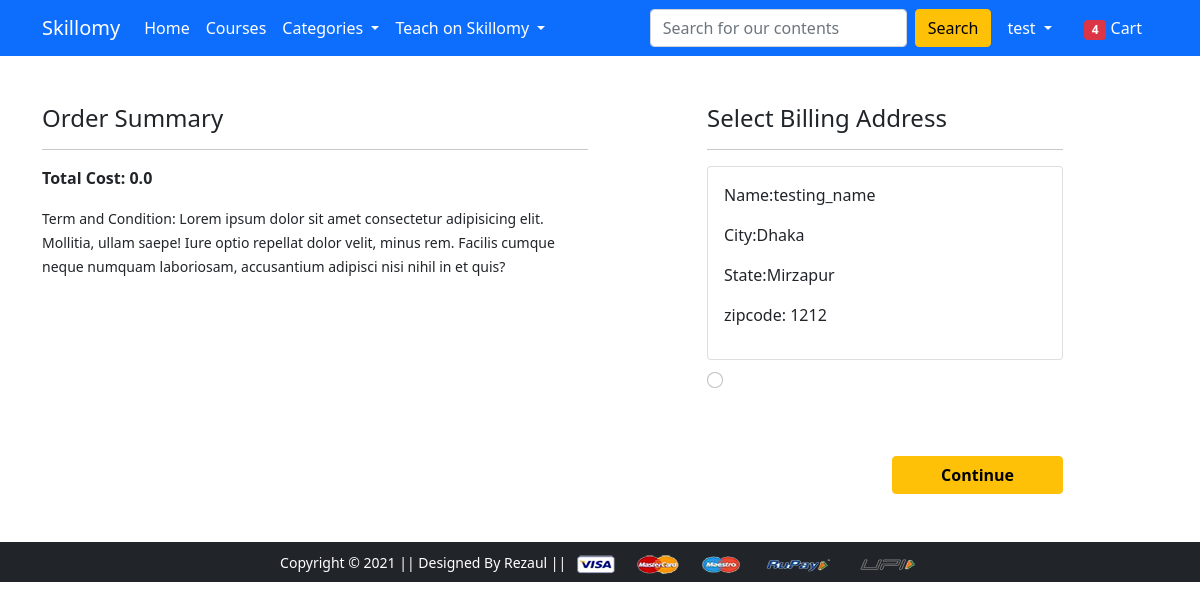
/checkout/ (signed in), run on an earlier commit of the app's database.
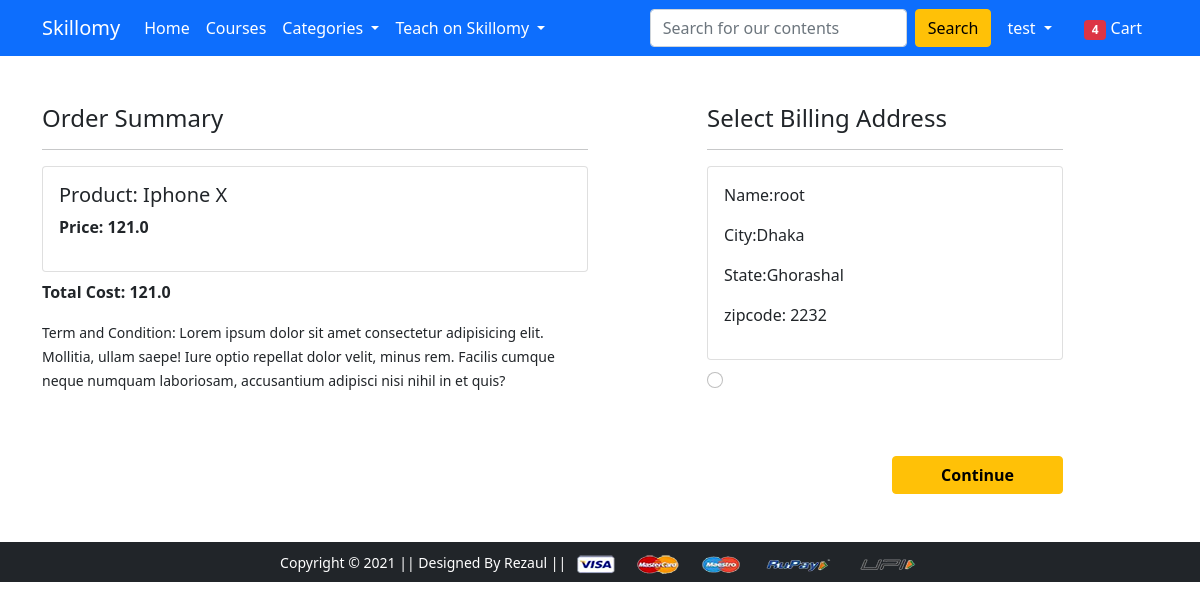
And on a later commit of the database.
### app/models.py (models this page shows, shortened)
class Customer(models.Model):
	user=models.ForeignKey(User,on_delete=models.CASCADE)
	name=models.CharField(max_length=50, default="root")
	biography=CharField(max_length=100,default="N/A")
	language=CharField(choices=LANGUAGE_CHOICES,max_length=7,default="English")
	city=models.CharField(max_length=20,default="Dhaka")
	website=models.CharField(max_length=20,default="N/A")
	zipcode=models.IntegerField(default="0000")
	state=models.CharField(choices=STATE_CHOICES,max_length=50,default="Dhaka")

class Cart(models.Model):
	user=models.ForeignKey(User, on_delete=models.CASCADE)
	course=models.ForeignKey(Product,on_delete=models.CASCADE)
	quantity=models.PositiveIntegerField(default=1)
	@property
	def total_cost(self):
		return self.course.discounted_price

class Product(models.Model):
	title=models.CharField(max_length=50)
	selling_price= models.FloatField()
	discounted_price=models.FloatField()
	description=models.CharField(max_length=200)
	level=models.CharField(choices=LEVEL_CHOICES, max_length=20, default="Not sure")
	category=models.CharField(choices=CATEGORY_CHOICES,max_length=2)
	category_id=models.ForeignKey(Categories,on_delete=models.CASCADE,default='coding')
	content=models.ForeignKey(Content,on_delete=models.CASCADE,default='none')
	product_image=models.ImageField(upload_to='productimg',blank=True, null=True)

### app/views.py (the view)
# urls.py: path('checkout/', views.checkout, name='checkout'),
@login_required
def checkout(request):
	user=request.user
	address=Customer.objects.filter(user=user)
	cart_item=Cart.objects.filter(user=user)
	ammount=0.0
	total_ammount=0.0
	cart_product=[p for p in Cart.objects.all() if p.user==request.user]
	if cart_product:
		for p in cart_product:
			tempammount=(p.quantity * p.course.discounted_price)
			total_ammount+=tempammount
	return render(request, 'app/checkout.html',{'address':address,'total_ammount':total_ammount,'cart_item':cart_item})

### app/templates/app/checkout.html (shortened to what this page needs)
{% extends 'app/base.html' %}
{% load static %}
{% block main-content %}
<div class="container">
 <div class="row mt-5">
  <div class="col-sm-6">
    <h4>Order Summary</h4>
    <hr>
    {% for items in cart_item %}
      <div class="card mb-2">
        <div class="card-body">
          <h5>Product: {{items.course.title}}</h5>
          <p class="fw-bold">Price: {{items.total_cost}}</p>
        </div>
      </div>
      {% endfor %}
      <p class="fw-bold">Total Cost: {{total_ammount}}</p>
    <small>Term and Condition: Lorem ipsum dolor sit amet consectetur adipisicing elit. Mollitia, ullam saepe! Iure optio repellat dolor velit, minus rem. Facilis cumque neque numquam laboriosam, accusantium adipisci nisi nihil in et quis?</small>
  </div>
  <div class="col-sm-4 offset-sm-1">
    <h4>Select Billing Address</h4>
    <hr>
    <form action="/paymentdone">
      {% for ad in address %}
      <div class="card">
        <div class="card-body">
        <p>Name:{{ad.name}}</p>
        <p>City:{{ad.city}}</p>
        <p>State:{{ad.state}}</p>
        <p>zipcode: {{ad.zipcode}}</p>
        </div>
      </div>
      <div class="form-check mt-2 mb-5">
        <input class="form-check-input" type="radio" name="custid" id="custadd{{forloop.counter}}" value="{{ad.id}}" >
      </div>
      {% endfor %}
        <div class="text-end">
          <button type="submit" class="btn btn-warning mt-3 px-5 fw-bold">Continue</button>
        </div>
      </form>
    </div>
  </div>
</div>
{% endblock main-content %}

What changed in the data, as far as the page shows it:
added Cart: course "Iphone X", total_cost "121.0"
changed Customer "Dhaka": name "testing_name" → "root"; state "Mirzapur" → "Ghorashal"; zipcode "1212" → "2232"
Also different on the page:
{{ total_ammount }}: "0.0" → "121.0"
